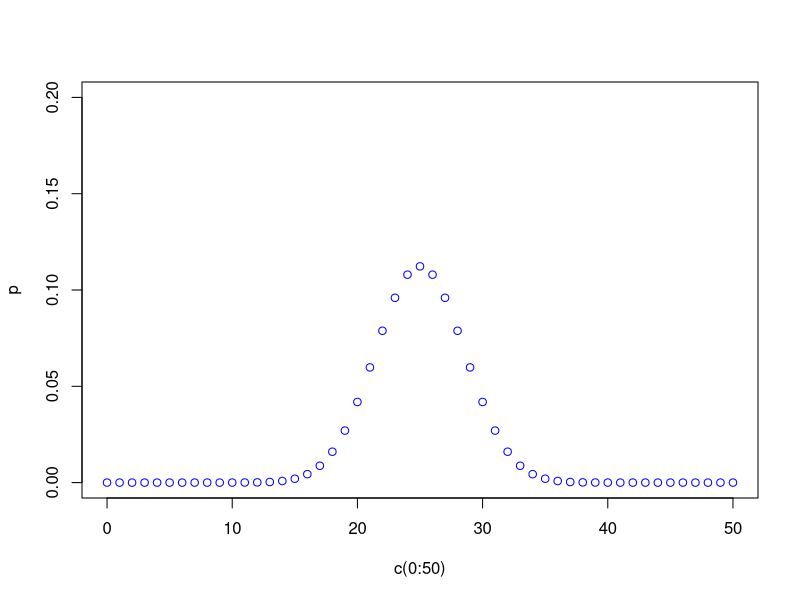
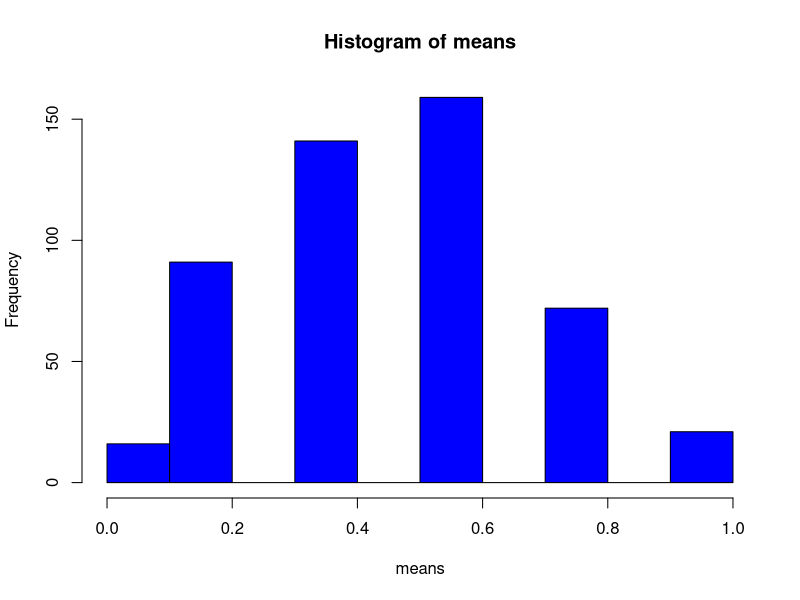
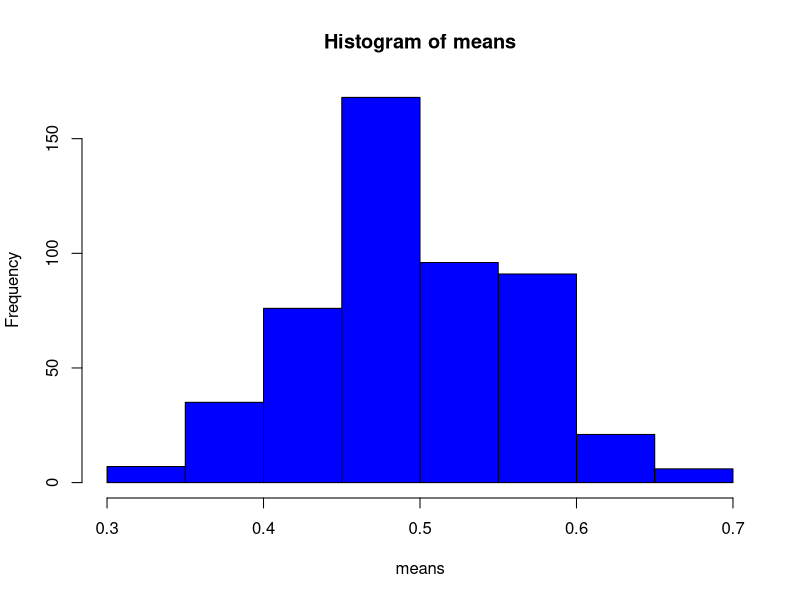

Write R code to recreate these figures, in order.
## ---- chunk 1
dbinom(c(20,25,35), size = 50, prob =0.5)
plot(c(0:50),dbinom(c(0:50), size = 50, prob =0.5), ylim=c(0,0.2),col="blue",ylab="p")
## ---- chunk 2
set.seed(42)
means <- NULL
for (k in 1:500){
sample <- rbinom(5, size = 1, prob =0.5)
means <- c(means, mean(sample))
}
hist(means,col="blue")
## ---- chunk 3
set.seed(42)
means<-NULL
for (k in 1:500){
sample <- rbinom(50, size = 1, prob =0.5)
means <- c(means, mean(sample))
}
hist(means,col="blue")
